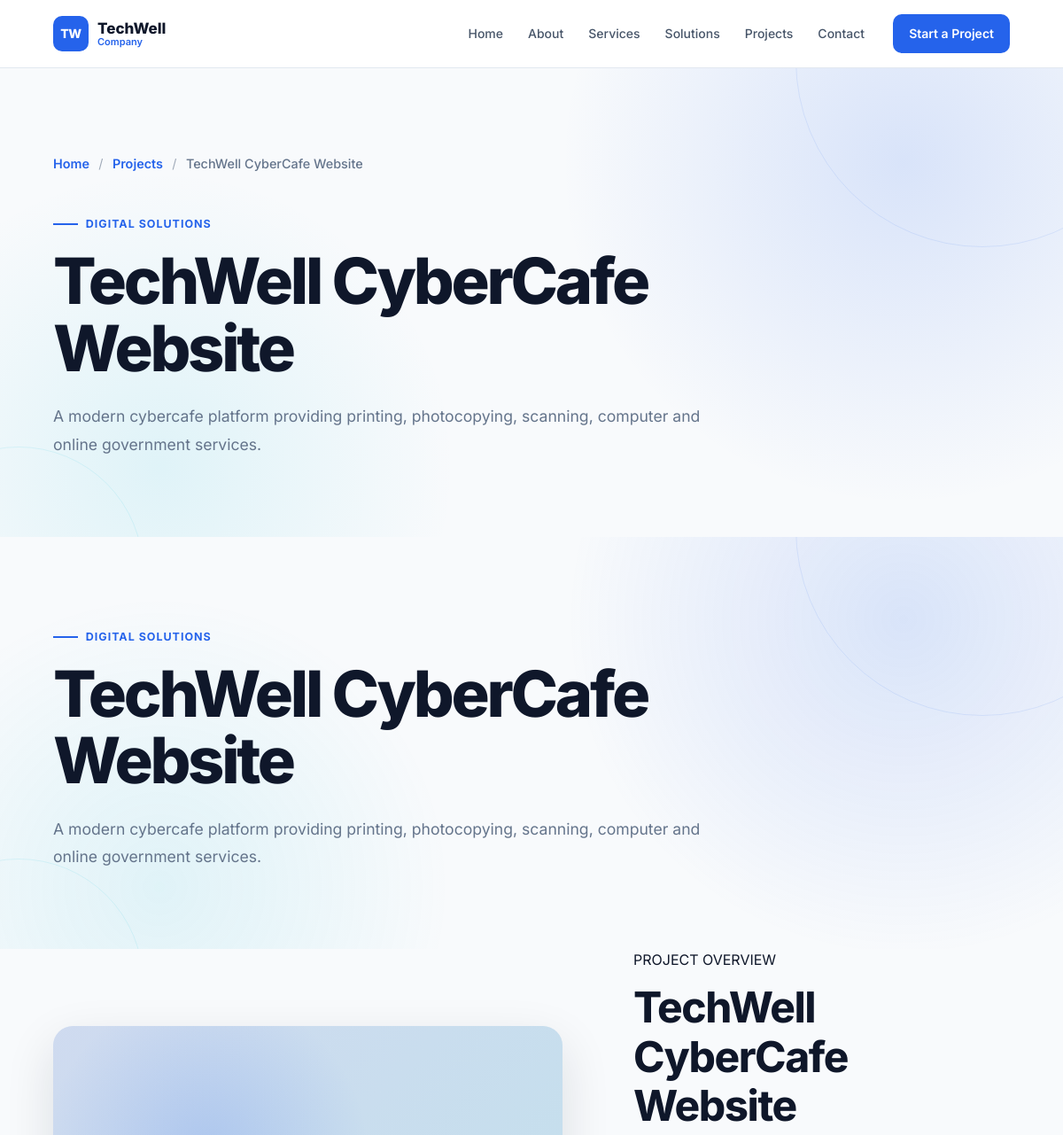
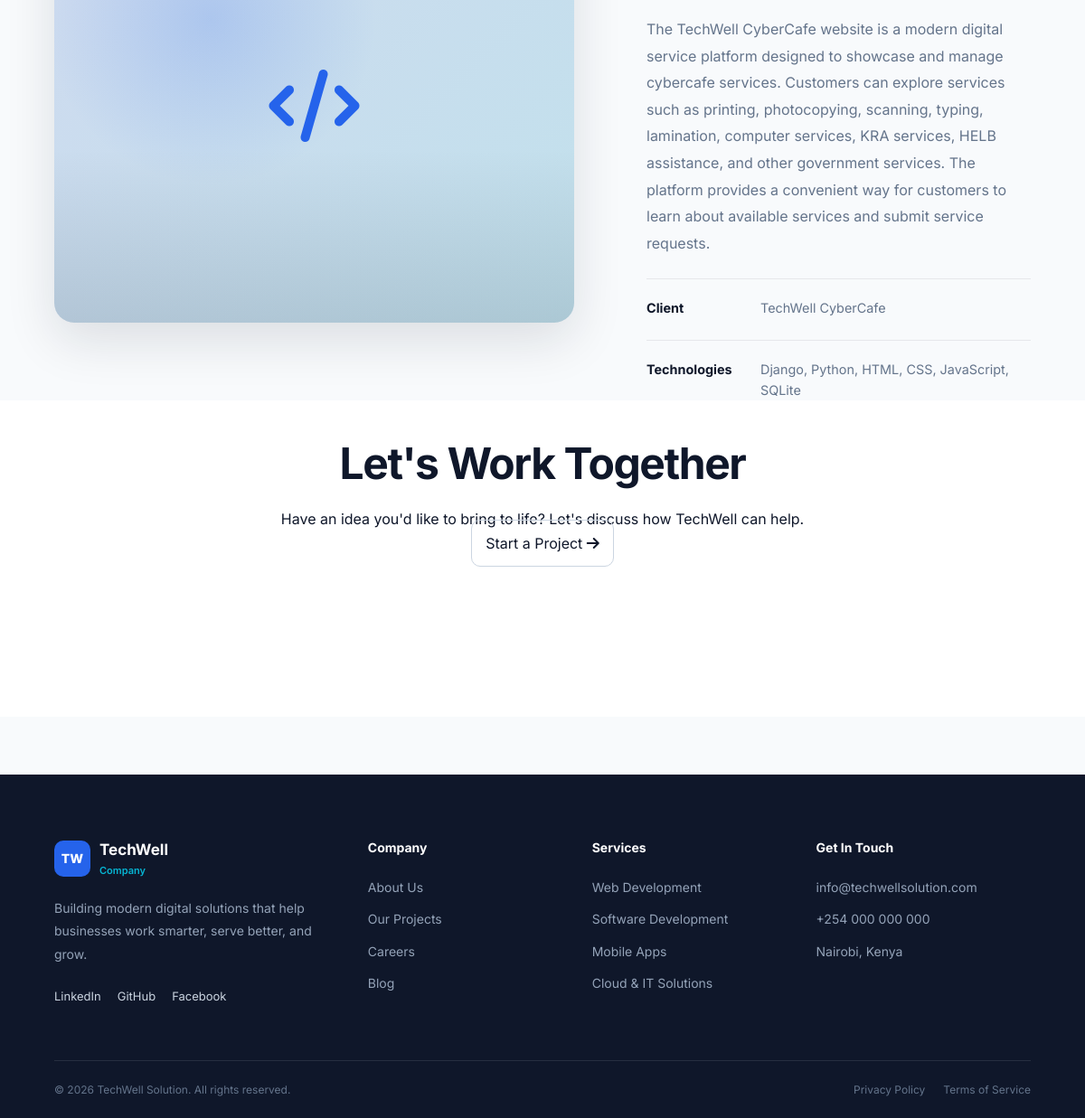
Page /projects/techwell-cybercafe-website/ on the committed database (2 pictures, top to bottom).
### projects/models.py (models this page shows, shortened)
class Project(models.Model):
    CATEGORY_CHOICES = [
        ("web", "Web Development"),
        ("software", "Software Development"),
        ("mobile", "Mobile Development"),
        ("cloud", "Cloud Solutions"),
        ("digital", "Digital Solutions"),
        ("other", "Other"),
    ]
    title = models.CharField(max_length=150)
    slug = models.SlugField(
        unique=True,
        blank=True
    )
    category = models.CharField(
        max_length=50,
        choices=CATEGORY_CHOICES
    )
    short_description = models.CharField(
        max_length=250
    )
    description = models.TextField()
    image = models.ImageField(
        upload_to="projects/",
        blank=True,
        null=True
    )
    technologies = models.CharField(
        max_length=300,
        blank=True,
        help_text="Example: Django, Python, JavaScript, React"
    )
    client = models.CharField(
        max_length=150,
        blank=True
    )
    project_url = models.URLField(
        blank=True
    )
    featured = models.BooleanField(
        default=False
    )
    is_active = models.BooleanField(
        default=True
    )
    order = models.PositiveIntegerField(
        default=0
    )
    created_at = models.DateTimeField(
        auto_now_add=True
    )
    updated_at = models.DateTimeField(
        auto_now=True
    )
    class Meta:
        ordering = ["order", "-created_at"]
        verbose_name = "Project"
        verbose_name_plural = "Projects"

### projects/views.py (the view)
# urls.py: path("<slug:slug>/", views.project_detail, name="detail"),
def project_detail(request, slug):
    project = get_object_or_404(
        Project,
        slug=slug
    )
    return render(request,  "projects/project_detail.html", {"project": project,})

### templates/projects/project_detail.html (shortened to what this page needs)
{% extends "base.html" %}
{% load static %}
{% block content %}
<section class="project-detail-hero">
    <div class="container">
        <nav class="breadcrumb" aria-label="Breadcrumb">
            <a href="{% url 'home' %}">
                Home
            </a>
            <span class="breadcrumb-separator">
                /
            </span>
            <a href="{% url 'projects' %}">
                Projects
            </a>
            <span class="breadcrumb-separator">
                /
            </span>
            <span class="breadcrumb-current">
                {{ project.title }}
            </span>
        </nav>
        <span class="section-label">
            {{ project.get_category_display }}
        </span>
        <h1>
            {{ project.title }}
        </h1>
        <p>
            {{ project.short_description }}
        </p>
    </div>
</section>
<section class="project-detail-hero">
    <div class="container">
        <span class="section-label">
            {{ project.get_category_display }}
        </span>
        <h1>
            {{ project.title }}
        </h1>
        <p>
            {{ project.short_description }}
        </p>
    </div>
</section>
<section class="project-detail section">
    <div class="container">
        <div class="project-detail-grid">
            <div class="project-detail-image">
                {% if project.image %}
                <img
                    src="{{ project.image.url }}"
                    alt="{{ project.title }}"
                >
                {% else %}
                <div class="project-image-placeholder">
                    <i class="fa-solid fa-code"></i>
                </div>
                {% endif %}
            </div>
            <div class="project-detail-content">
                <span class="section-label">
                    PROJECT OVERVIEW
                </span>
                <h2>
                    {{ project.title }}
                </h2>
                <div class="project-description">
                    {{ project.description|linebreaks }}
                </div>
                {% if project.client %}
                <div class="project-detail-meta">
                    <strong>Client</strong>
                    <span>
                        {{ project.client }}
                    </span>
                </div>
                {% endif %}
                {% if project.technologies %}
                <div class="project-detail-meta">
                    <strong>Technologies</strong>
                    <span>
                        {{ project.technologies }}
                    </span>
                </div>
                {% endif %}
            </div>
        </div>
    </div>
</section>
<section class="projects-cta section">
    <div class="container">
        <div class="projects-cta-content">
            <span class="section-label">
            </span>
            <h2>
                Let's Work Together
            </h2>
            <p>
                Have an idea you'd like to bring to life?
                Let's discuss how TechWell can help.
            </p>
            <a
                href="{% url 'contact' %}"
                class="btn btn-primary"
            >
                Start a Project
                <i class="fa-solid fa-arrow-right"></i>
            </a>
        </div>
    </div>
</section>
{% endblock %}

### static/css/variables.css (style rules this page uses)
:root { --primary: #2563EB; --primary-dark: #1D4ED8; --primary-light: #DBEAFE; --secondary: #0F172A; --secondary-light: #1E293B; --accent: #06B6D4; --background: #F8FAFC; --white: #FFFFFF; --text: #1E293B; --text-light: #64748B; --border: #E2E8F0; --success: #22C55E; --font-primary: "Inter", sans-serif; --container-width: 1200px; --primary: #2563EB; --primary-dark: #031d66; --primary-light: #DBEAFE; --secondary: #0F172A; --secondary-light: #1E293B; --accent: #06B6D4; --white: #FFFFFF; --background: #F8FAFC; --surface: #FFFFFF; --text: #0F172A; --text-secondary: #475569; --text-muted: #64748B; --border: #E2E8F0; --success: #22C55E; --error: #EF4444; --warning: #F59E0B; --font-primary: "Inter", sans-serif; --container-width: 1200px; --radius-sm: 6px; --radius-md: 10px; --radius-lg: 16px; --radius-xl: 24px; --shadow-sm: 0 2px 8px rgba(15, 23, 42, 0.06); --shadow-md: 0 8px 24px rgba(15, 23, 42, 0.08); --shadow-lg: 0 16px 40px rgba(15, 23, 42, 0.12); }

### static/css/base.css (style rules this page uses)
* { margin: 0; padding: 0; box-sizing: border-box; }
html { scroll-behavior: smooth; }
html, body { margin: 0; padding: 0; }
body { font-family: var(--font-primary); background: var(--background); color: var(--text); line-height: 1.6; -webkit-font-smoothing: antialiased; min-height: 100vh; display: flex; flex-direction: column; }
a { color: inherit; text-decoration: none; }
.container { width: min(var(--container-width), 90%); margin-inline: auto; }

### rows in the picture
Project: title "TechWell CyberCafe Website", category "DIGITAL SOLUTIONS", short_description "A modern cybercafe platform providing printing, photocopying, scanning, computer and online government services.", description "The TechWell CyberCafe website is a modern digital service platform designed to showcase and manage cybercafe services. Customers can explore services such as printing, photocopying, scanning, typing, lamination, computer services, KRA services, HELB assistance, and other government services. The platform provides a convenient way for customers to learn about available services and submit service requests.", client "TechWell CyberCafe", technologies "Django, Python, HTML, CSS, JavaScript, SQLite"
